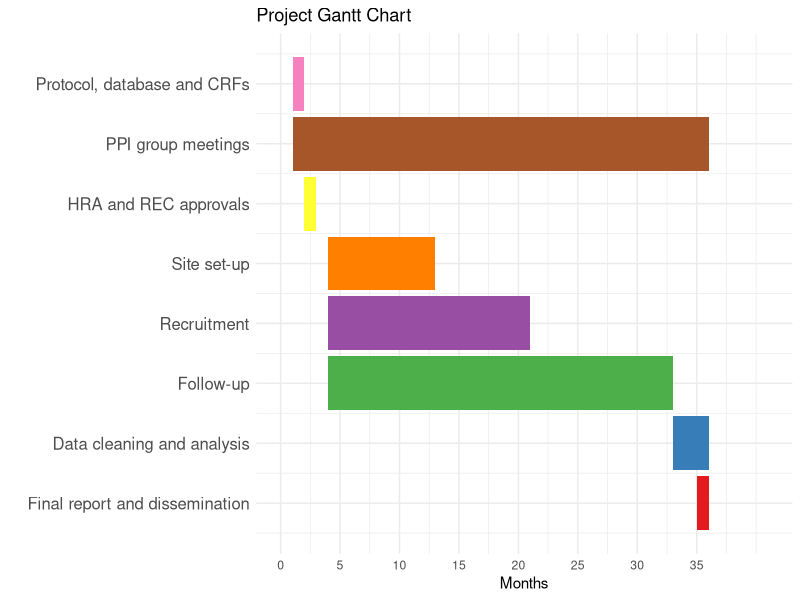

Write R code to recreate this figure.
install.packages("ggplot2")
library(ggplot2)

# Function to create a data frame from task specifications
create_task_df <- function(name, start, end) {
  data.frame(name = name, start = start, end = end, stringsAsFactors = FALSE)
}

# Define tasks using 'task name', 'start month', and 'end month'
# Order tasks in chronological order as you want them to appear on the chart (i.e. by start date and name)
tasks <- list(
  create_task_df("Protocol, database and CRFs", 1, 2),
  create_task_df("HRA and REC approvals", 2, 3),
  create_task_df("Site set-up", 4, 13),
  create_task_df("Recruitment", 4, 21),
  create_task_df("Follow-up", 4, 33),
  create_task_df("PPI group meetings", 1, 36),
  create_task_df("Data cleaning and analysis", 33, 36),
  create_task_df("Final report and dissemination", 35, 36)
)

# Combine tasks into one data frame
task_df <- do.call(rbind, tasks)

# Check if tasks are ordered by start date (and re-orders them if not)
if (!is.unsorted(task_df$start)) {
  # Reverse levels for y-axis ordering
  task_df$name <- factor(task_df$name, levels = rev(task_df$name))
} else {
  # If not ordered by start date, reorder tasks and print message for each task that was moved
  original_order <- task_df$name
  task_df$name <- factor(task_df$name, levels = rev(task_df$name[order(task_df$start)]))
  moved_tasks <- setdiff(original_order, task_df$name)
  
  if (length(moved_tasks) > 0) {
    message(paste("The following tasks were re-ordered based on their start date: ", paste(moved_tasks, collapse = ", ")))
  }
}

# Determine the maximum end date for scaling the x-axis
max_end_date <- max(task_df$end)

# Create Gantt chart
g <- ggplot(task_df, aes(fill = name)) +
  geom_rect(aes(xmin = start, xmax = end, ymin = as.numeric(name) - 0.45, ymax = as.numeric(name) + 0.45)) +
  scale_y_continuous(labels = levels(task_df$name), breaks = 1:nlevels(task_df$name)) +
  scale_x_continuous(breaks = seq(0, max_end_date, by = 5), limits = c(0, max_end_date + 5)) +
  labs(title = "Project Gantt Chart", x = "Months", y = "", fill = "") +
  theme_minimal() +
  theme(axis.text.y = element_text(size = 12), legend.position = "none") +
  scale_fill_brewer(palette = "Set1")

# Save to PDF, dimensions for A4 landscape (dimensions in points)
ggsave("gantt_chart.pdf", plot = g, width = 11.69, height = 8.27, units = "in")

